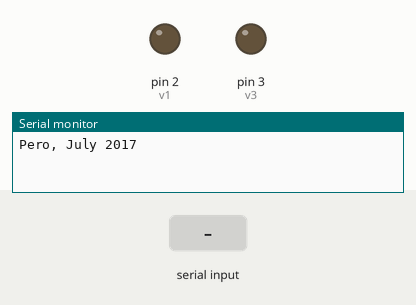
This sketch was run on a simulated Arduino Uno, built with avr-gcc and run on an emulated ATmega328P. Shown: output pins drawn as LEDs (lit = HIGH), the last lines printed to the serial monitor. The test bench sets the inputs (shaded band). Pins used as bus, display or sensor lines are not drawn.

Above: at 3.2 s.
3.3 s: "1" received over Serial
At 4.5 s:
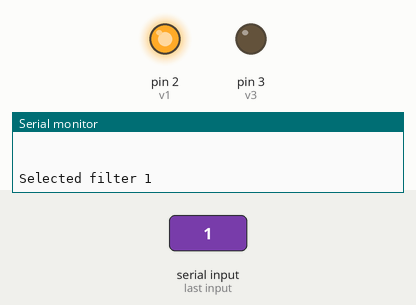
4.8 s: "3" received over Serial
At 5.9 s:
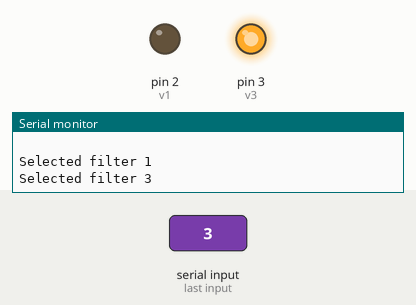
6.3 s: "2" received over Serial
At 7.0 s:
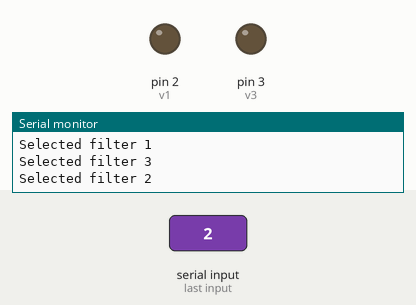
Timing chart, 0 to 9.3 s (numbered marks = the images above; inputs shaded):
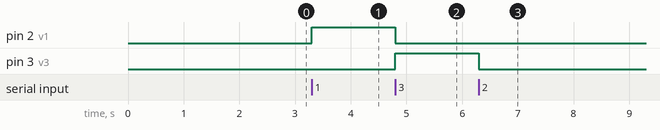

The sketch:

Switch.ino
```cpp
/*
 * 4-Pole Switch SKY13322-375LF control example
 *
 * Pero
 * July, 2017
 *
 *  SKY13322-375LF Truth Table
 * V1 V2 V3 V4  | RFC to J1      RFC to J2       RFC to J3       RFC to J4
 * ------------------------------------------------------------------------
    1  0  0  0  | Pass           Isolation       Isolation       Isolation
    0  1  0  0  | Isolation      Pass            Isolation       Isolation
    0  0  1  0  | Isolation      Isolation       Pass            Isolation
    0  0  0  1  | Isolation      Isolation       Isolation       Pass
 *
 */


// Pins that control the filter
#define v1 2
#define v2 1
#define v3 3
#define v4 0

byte pin[4] = {v1, v2, v3, v4};  // array for pin selection
char incomingChar = 0;  //Serial input

void setup() {

  delay(2000);
  Serial.begin(9600);
  Serial.println("SKY13322-375LF Control");
  Serial.println("v0.0");
  Serial.println("Pero, July 2017");
  Serial.println(" ");
  Serial.println(" ");

  pinMode (v1, OUTPUT);
  pinMode (v2, OUTPUT);
  pinMode (v3, OUTPUT);
  pinMode (v4, OUTPUT);

}

void loop() {
  if(Serial.available() > 0) {
    incomingChar = Serial.read();

    switch (incomingChar){
      case '1':
          Serial.println("Selected filter 1");
          SetSwitch(0b0001);
          break;

      case '2':
          Serial.println("Selected filter 2");
          SetSwitch(0b0010);
          break;

      case '3':
          Serial.println("Selected filter 3");
          SetSwitch(0b0100);
          break;

      case '4':
          Serial.println("Selected filter 4");
          SetSwitch(0b1000);
          break;

      case 'r':
          Serial.println("Filters deselected!");
          SetSwitch(0b0000);
          break;

      default:
          ;
    }
  }
}

void SetSwitch(byte selection){
/* based on 4 values sets the switch of the filter */
  for (int i = 0; i < 4; i++)
      digitalWrite(pin[i], (selection & (1 << i)));

}
```

Measured:
- after the input at 3.3 s, pin 2 (v1): LOW → HIGH at once
- after the input at 4.8 s, pin 2 (v1): HIGH → LOW at once; pin 3 (v3): LOW → HIGH at once
- after the input at 6.3 s, pin 3 (v3): HIGH → LOW at once
